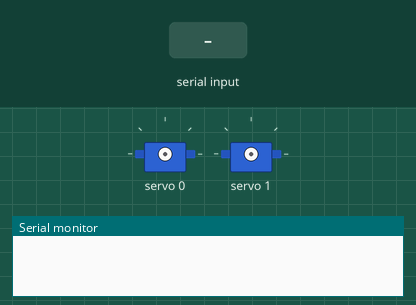
This sketch was run on a simulated ESP32. Parts: 2 × servo, the last lines printed to the serial monitor. The test bench sets the inputs (shaded band).

Above: at 1.2 s.
1.3 s: "90,45\n" received over Serial
2.8 s: "30,150\n" received over Serial
At 4.0 s:
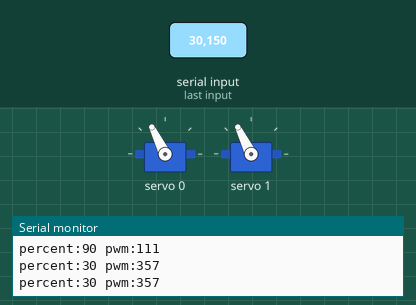
4.3 s: "5\n" received over Serial
At 5.3 s:
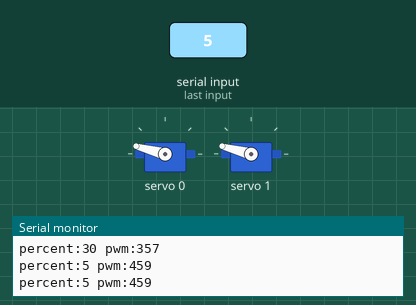
5.8 s: "200\n" received over Serial
At 6.4 s:
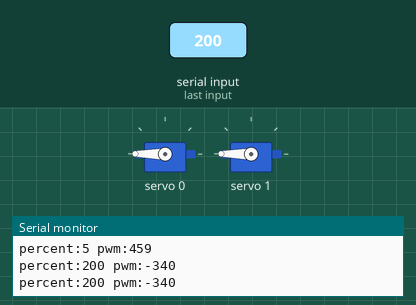
7.3 s: "90\n" received over Serial
At 8.7 s:
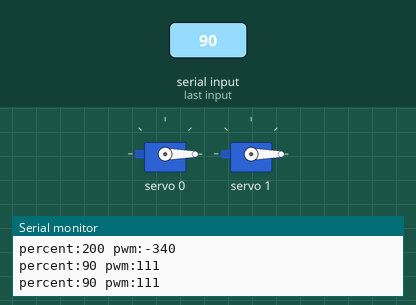
Timing chart, 0 to 9.8 s (numbered marks = the images above; inputs shaded):
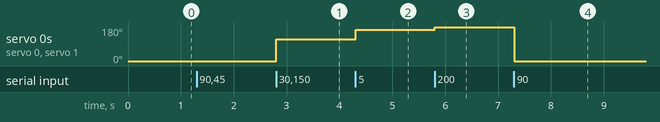

The sketch:

servo01.ino
```cpp
/*
 basic servo control via USB-serial
 ESP32
 PWM via PCA9685 I2C
 * GND
 * 5V
 * pin 21 = SDA
 * pin 22 = SDL
*/

#include <Wire.h>
#include <Adafruit_PWMServoDriver.h>

Adafruit_PWMServoDriver pwm = Adafruit_PWMServoDriver(); //default address 0x40

//#define SERVOMIN  150 // This is the 'minimum' pulse length count (out of 4096)
//#define SERVOMAX  600 // This is the 'maximum' pulse length count (out of 4096)

#define USMIN  600 // This is the rounded 'minimum' microsecond length based on the minimum pulse of 150
#define USMAX  2400 // This is the rounded 'maximum' microsecond length based on the maximum pulse of 600
#define SERVO_FREQ 50 // Analog servos run at ~50 Hz updates


int minp = 70;
int maxp = 480;
int i;
int back;
int pulselen;
int serialv = 0;

int percent;

uint8_t servonum = 0;
String command;

void setup() {
  Serial.begin(115200);
  pwm.begin();
  pwm.setOscillatorFrequency(27000000);
  pwm.setPWMFreq(SERVO_FREQ);  // Analog servos run at ~50 Hz updates
  delay(10);
}

void turn(uint8_t servo, int per) { // expect 0-100
  int pwmv =  ( 100 - per ) * ( maxp - minp ) / 100 + minp;
  Serial.print("percent:");
  Serial.print(per);
  Serial.print(" pwm:");
  Serial.println(pwmv);
  pwm.setPWM(servo, 0, pwmv);
}

void readserial() {
  if (Serial.available()) {
    command = Serial.readStringUntil('\n');
    command.trim();
    serialv = command.toInt();
    turn(0, serialv);
    turn(1, serialv);
  }
}

void loop() {
  readserial();

  delay(10);

}
```

Measured:
- after the input at 2.8 s, servo 0, servo 1: 0° → 116° at once
- after the input at 4.3 s, servo 0, servo 1: 116° → 165° at once
- after the input at 5.8 s, servo 0, servo 1: 165° → 180° at once
- after the input at 7.3 s, servo 0, servo 1: 180° → 0° at once
